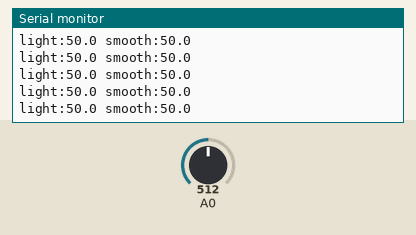
Simulated run of this sketch. Board: Arduino Uno, built with avr-gcc and run on an emulated ATmega328P. Parts: the last lines printed to the serial monitor. The test bench sets the inputs (shaded band); at power-on: A0 = 512.

Above: at 11.7 s.
11.8 s: A0 set to 94
At 11.82 s:
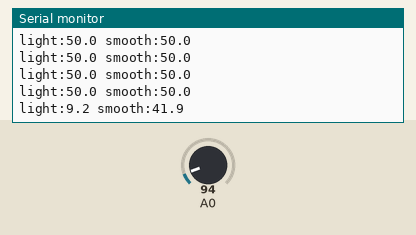
13.3 s: A0 set to 102
At 13.3 s:
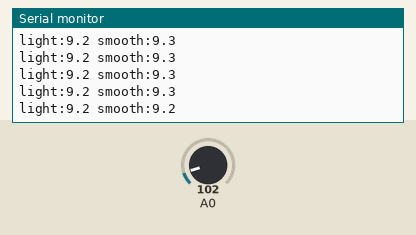
14.8 s: A0 set to 1010
At 14.82 s:
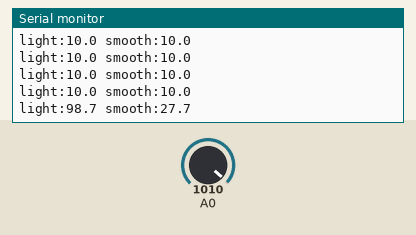
17.8 s: A0 set to 1023
At 17.83 s:
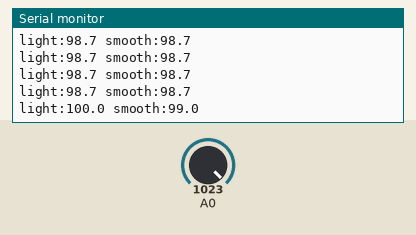
Timing chart, 0 to 20.3 s (numbered marks = the images above; inputs shaded):
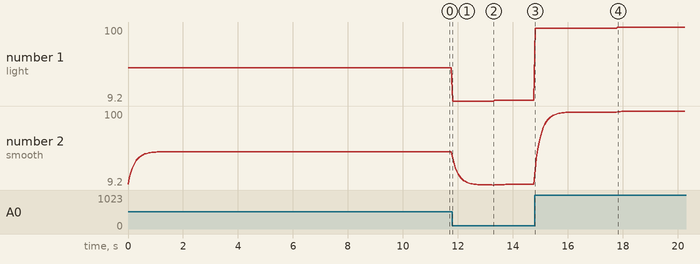

The sketch:

LightMeter.ino
```cpp
// Plots light level from the kit's photoresistor.
// Wiring: 5V -> photoresistor -> A0, and a 10 kOhm resistor from A0 to GND. More light, higher reading.
// Open the plotter at 9600 baud. Cover the sensor or shine a light on it; under mains lighting a fast
// scope on A0 can show the lamp flicker at twice the mains frequency.
// Simulator: photo A0

float smooth = 0;

void setup() {
  Serial.begin(9600);
}

void loop() {
  int raw = analogRead(A0);
  smooth += (raw - smooth) * 0.2;
  Serial.print("light:"); Serial.print(raw * 100.0 / 1023, 1);
  Serial.print(" smooth:"); Serial.println(smooth * 100.0 / 1023, 1);
  delay(50);
}
```

Measured:
- after the input at 11.8 s, the serial monitor: prints a new line at once (image 1)
- after the input at 14.8 s, the serial monitor: prints a new line at once (image 3)
- after the input at 17.8 s, the serial monitor: prints a new line at once (image 4)
- plotted number 1: 50 → 9.2 after the input at 11.8 s, 9.2 → 10 after the input at 13.3 s, 10 → 98.7 after the input at 14.8 s, 98.7 → 100 after the input at 17.8 s
- plotted number 2: 50 → 9.2 after the input at 11.8 s, 9.2 → 10 after the input at 13.3 s, 10 → 98.7 after the input at 14.8 s, 98.7 → 100 after the input at 17.8 s
